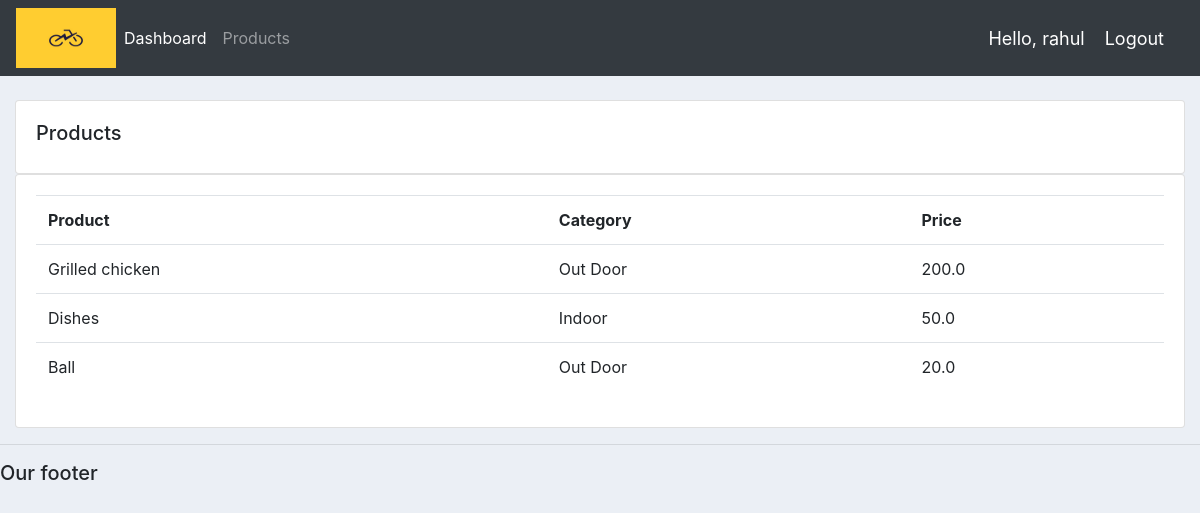
Screenshot of /products/ (signed in) with the database file from the repository.
### accounts/models.py (models this page shows, shortened)
class Product(models.Model):
    CATEGORY = (
        ('Indoor','Indoor'),
        ('Out Door','Out Door'),
    )
    name = models.CharField(max_length=200,null=True)
    price = models.FloatField(null=True)
    category = models.CharField(max_length=200,null=True,choices=CATEGORY)
    description = models.CharField(max_length=200,null=True,blank=True)
    date_created = models.DateTimeField(auto_now_add=True,null=True)
    tags = models.ManyToManyField(Tag)

### accounts/views.py (the view)
# urls.py: path('products/', views.products, name='products'),
@login_required(login_url='login')
def products(request):
    products = Product.objects.all()
    return render(request,"products.html",{'products':products})

### templates/products.html
{%  extends 'main.html' %}
{% block content %}
		<br>
		<div class="row">
			<div class="col-md">
				<div class="card card-body">
					<h5>Products</h5>
				</div>
				<div class="card card-body">
					<table class="table">
						<tr>
							<th>Product</th>
							<th>Category</th>
							<th>Price</th>
						</tr>
						{% for i in products %}
							<tr>
							<td>{{i.name}}</td>
							<td>{{i.category}}</td>
							<td>{{i.price}}</td>
							</tr>
						{% endfor %}
					</table>
				</div>
			</div>
		</div>
{% endblock content %}

### templates/navbar.html (shortened to what this page needs)
{% load static %}
<nav class="navbar navbar-expand-lg navbar-dark bg-dark">
  <img src="{% static 'images/logo3.png' %}" style="width:100px;height:60px;">
  <div class="collapse navbar-collapse" id="navbarNav">
    <ul class="navbar-nav">
      <li class="nav-item active">
        <a class="nav-link" href="{% url 'home' %}">Dashboard</a>
      </li>
      <li class="nav-item">
        <a class="nav-link" href="{% url 'products' %}">Products</a>
      </li>
    </ul>
  </div>
  <span class="hello-msg" > Hello, {{request.user}}</span>
  <span><a class="hello-msg" href="{% url 'logout' %}">Logout</a></span>
</nav>

### static/css/main.css (style rules this page uses)
body { background-color: #ebeff5; }

### templates/navbar.html (style rules this page uses)
.hello-msg { font-size: 18px; color: #fff; margin-right: 20px; }

### rows the page displays
Product: name "Grilled chicken", category "Out Door", price "200.0"
Product: name "Dishes", category "Indoor", price "50.0"
Product: name "Ball", category "Out Door", price "20.0"

### other values shown
{{ request.user }} "rahul"
